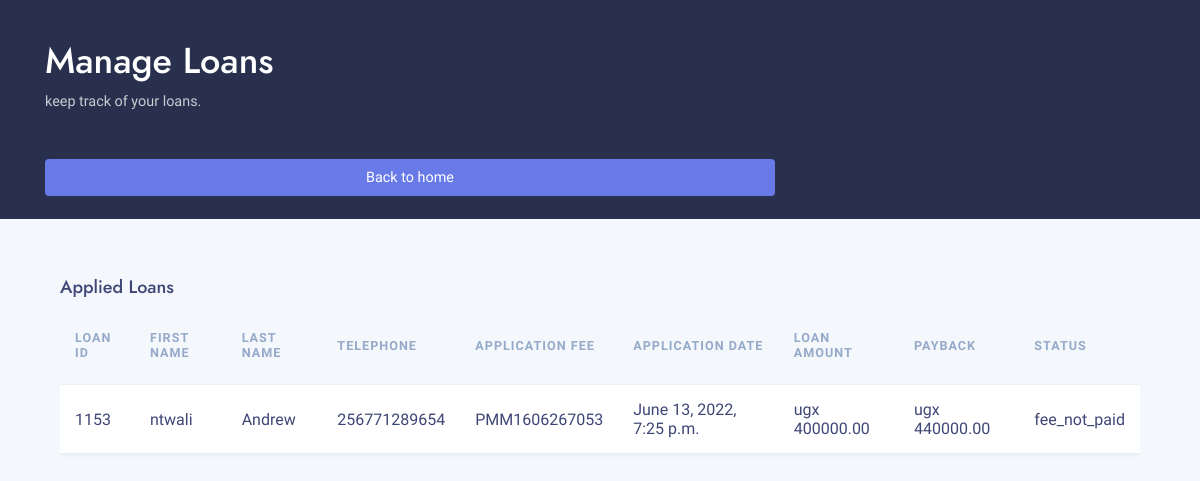
The page /my-loans (signed in) on the database as committed earlier.
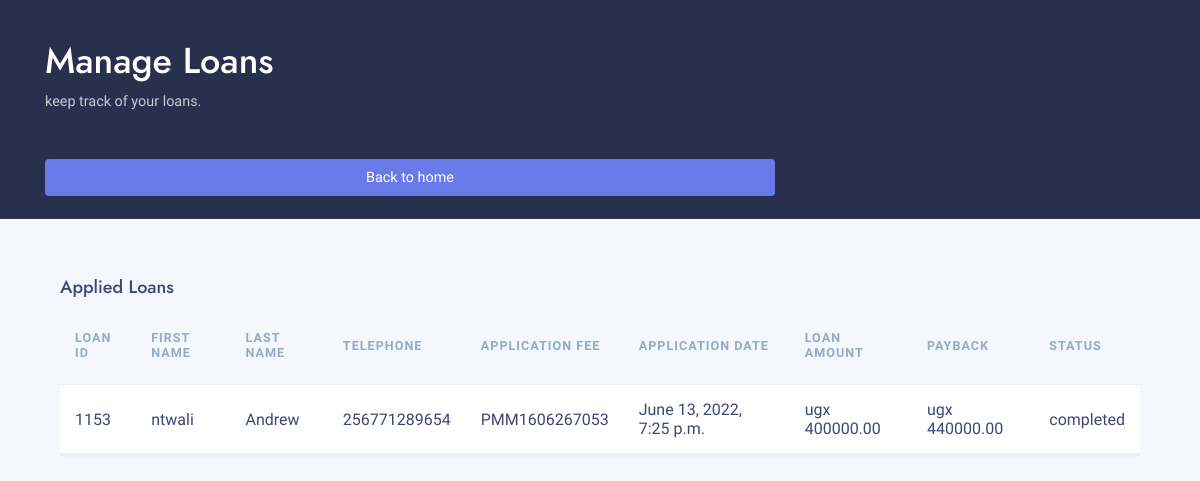
The same page on the database as committed later.
### home/models.py (models this page shows, shortened)
class Apply(models.Model):
    first_name = models.CharField(max_length=200)
    last_name = models.CharField(max_length=200)
    national_id = models.CharField(max_length=200)
    telephone = models.CharField(max_length=200)
    pic_id = models.FileField()
    person_pic = models.FileField()
    first_guarrante_full_names = models.CharField(max_length=200)
    first_guarrante_national_id = models.CharField(max_length=200)
    first_guarrante_telephone = models.CharField(max_length=200)
    first_guarrante_pic_id = models.FileField()
    second_guarrante_full_names = models.CharField(max_length=200)
    second_guarrante_national_id = models.CharField(max_length=200)
    second_guarrante_telephone = models.CharField(max_length=200)
    second_guarrante_pic_id = models.FileField()
    transction_id = models.CharField(max_length=200)
    loan_amount = models.DecimalField(max_digits=8, decimal_places=2)
    loan_id = models.CharField(default= random_string, max_length=10000000000)
    reference = models.CharField(max_length=200)
    date = models.DateTimeField(default=datetime.now, blank=True)
    status = models.CharField(max_length=50, default='fee_not_paid')
    user = models.CharField(max_length=200)
    payback = models.DecimalField(max_digits=12, decimal_places=2, default='0.00')

### home/views.py (the view)
# urls.py: path('my-loans', views.my_loans, name='my-loans'),
def my_loans(request):
    if request.user.is_authenticated:
        username = request.user.username
        my_loans = reversed(Apply.objects.filter(user = username))
        context = {
            'my_loans': my_loans
        }
        return render(request, 'my-loans.html', context)
    else:
        return redirect('account:user_login')

### account/templates/my-loans.html (shortened to what the changed rows need)
<html>
    {% load static %}
    <head>
            <link rel='stylesheet' href="{% static 'assets1/vendor/pace/pace.css' %}"/>
            <link rel='stylesheet' type='text/css' href='{% static "assets1/css/bundles/291bbeead57f19651f311362abe809b67adc3fb5.css" %}'/>
            <link rel='stylesheet' type='text/css' href='{% static "assets1/css/bundles/28c909f8c5939b3b29991049355ad3050be56f71.css" %}'/>
            <link rel='stylesheet' href='{% static "assets1/css/bundles/dcd1663bd4b40ee5b03564aeb0245515dd3277b0.css" %}'/>
            <link rel='stylesheet' href='{% static "assets1/fonts/jost/jost.css" %}'/>
            <link rel='stylesheet' type='text/css' href='{% static "assets1/fonts/materialdesignicons/materialdesignicons.min.css" %}'/>
            <link rel='stylesheet' type='text/css' href='{% static "assets1/css/atmos.min.css" %}'/>
            <link rel='stylesheet' type='text/css' href='{% static "assets1/css/bundles/13fc3abb600e389b43865b1fa1697fc8f5ebf063.css" %}'/>
    </head>
    <body>
        <section class="admin-content">
            <div class=" bg-dark m-b-30 bg-stars">
                <div class="container">
                    <div class="row">
                        <div class="col-md-8 m-auto text-white p-t-40 p-b-90">
                            <h1>Manage Loans</h1>
                        </div>
                    </div>
                </div>
            </div>
            <div class="container pull-up">
                <div class="row">
                    <div class="col-lg-12">
                        <div class="tab-content" id="myTabContent">
                            <div class="tab-pane fade show active" id="home" role="tabpanel" aria-labelledby="home-tab">
                                <div class="col-md-12 m-b-30">
                                    <div class="table-responsive">
                                        <table class="table align-td-middle table-card table-striped">
                                            <thead>
                                            <tr>
                                                <th>Loan ID</th>
                                                <th>first name</th>
                                                <th>last name</th>
                                                <th>telephone</th>
                                                <th>application fee</th>
                                                <th>Application Date</th>
                                                <th>loan amount</th>
                                                <th>payback</th>
                                                <th>status</th>
                                            </tr>
                                            </thead>
                                            <tbody>
                                            {% if my_loans %}
                                                {% for loan in my_loans %}
                                                        <tr>
                                                            <td>
                                                                {{loan.loan_id}}
                                                            </td>
                                                            <td>{{loan.first_name}}</td>
                                                            <td>{{loan.last_name}}</td>
                                                            <td>{{loan.telephone}}</td>
                                                            <td>{{loan.transction_id}}</td>
                                                            <td>{{loan.date}}</td>
                                                            <td>ugx {{loan.loan_amount}}</td>
                                                            <td>ugx {{loan.payback}}</td>
                                                            <td>{{loan.status}}</td>
                                                        </tr>
                                                {% endfor %}
                                            {% else %}
                                                    <tr>
                                                        <td><h6>No record in DB</h6></td>
                                                    </tr>
                                            {% endif %}
                                            </tbody>
                                        </table>
                                    </div>
                                </div>
                            </div>
                        </div>
            </div>
        </section>
    </body>
</html>

Rows that differ between the two databases and show on the page:
changed Apply "ntwali": status "fee_not_paid" → "completed"
